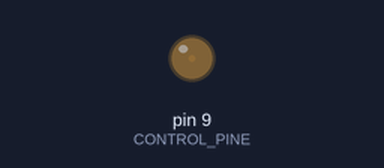
A sketch run on a simulated Arduino Uno, built with avr-gcc and run on an emulated ATmega328P. On the bench: output pins drawn as LEDs (lit = HIGH).

Above: at 0.05 s.
At 3.8 s:
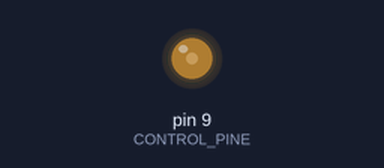
At 5.7 s:
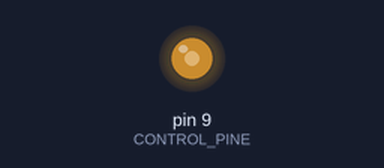
At 7.6 s:
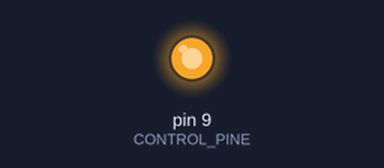
Timing chart, 0 to 10.0 s (numbered marks = the images above):
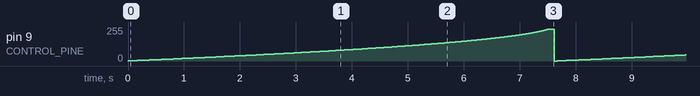

The sketch:

variable_brightness.ino
```cpp
#define CONTROL_PINE 9

int brightness = 0;

void setup() {
  // put your setup code here, to run once:
  pinMode(CONTROL_PINE, OUTPUT);
}

void loop() {
  // put your main code here, to run repeatedly:
  // gradually increase the brightness (0 to 255 in cycle)
  brightness = (brightness + 1) % 256;

  analogWrite(CONTROL_PINE, brightness);

  delay(55 - (int)brightness/5);
}
```

Measured:
- by itself, pin 9 (CONTROL_PINE): ramps from 0/255 to 239/255 and jumps back, once every 7.7 s
